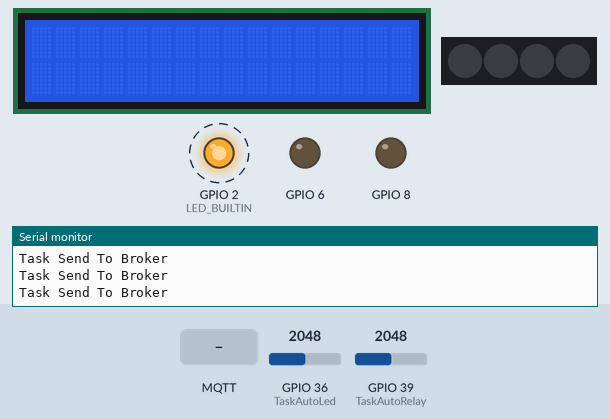
This sketch was run on a simulated ESP32. On the bench: 16×2 character LCD, 4 RGB LEDs in strip order, left to right, output pins drawn as LEDs (lit = HIGH), the last lines printed to the serial monitor. Dashed ring = blinking. The inputs (shaded band) are chosen by the test bench; at power-on: GPIO 36 (TaskAutoLed) = 2048, GPIO 39 (TaskAutoRelay) = 2048. WiFi joins after 1.5 s; servers stay silent unless stated; no MQTT or app messages arrive unless stated.

Above: at 2.55 s.
2.9 s: GPIO 36 (TaskAutoLed) set to 1033
4.8 s: GPIO 36 (TaskAutoLed) set to 967
At 5.83 s:
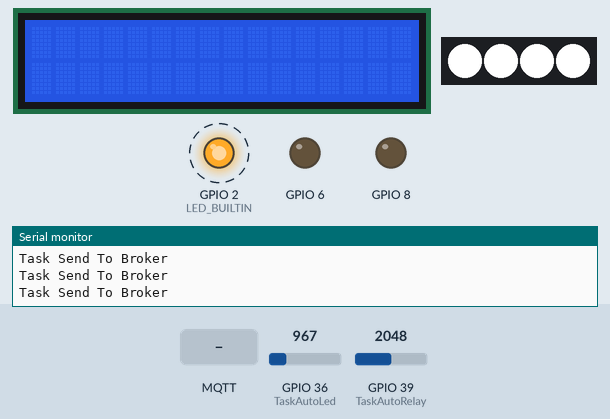
7.8 s: GPIO 39 (TaskAutoRelay) set to 56
11.3 s: GPIO 39 (TaskAutoRelay) set to 46
At 12.81 s:
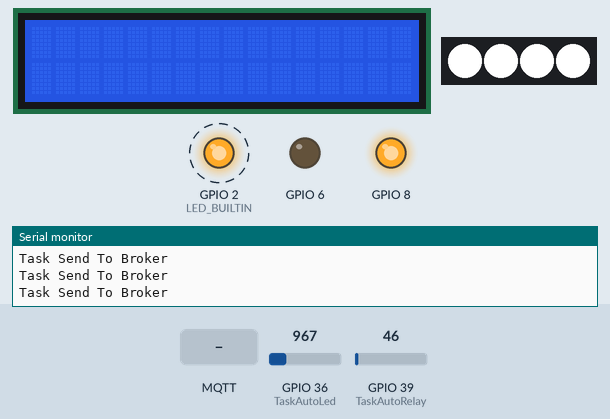
13.9 s: MQTT message "On" arrives on the first subscribed topic
At 14.12 s:
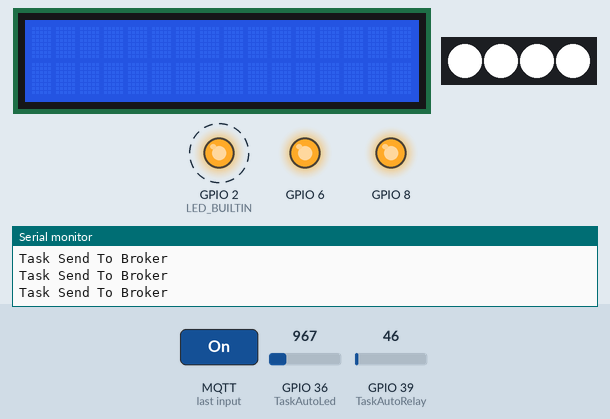
16.1 s: GPIO 39 (TaskAutoRelay) set to 450
17.6 s: GPIO 39 (TaskAutoRelay) set to 545
At 20.19 s:
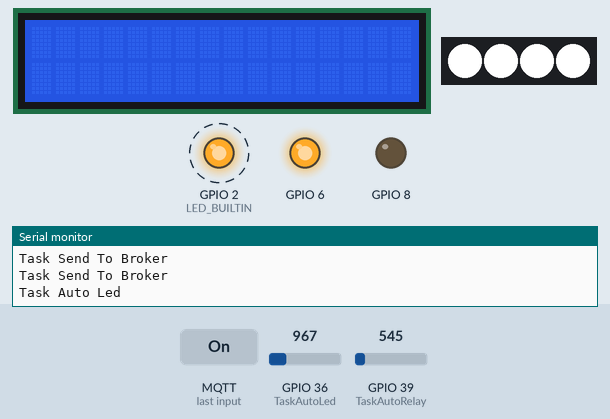
Timing chart, 0 to 21.1 s (numbered marks = the images above; inputs shaded):
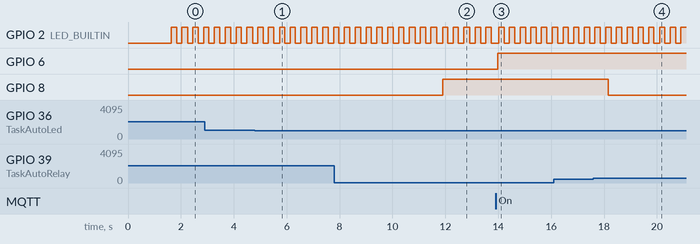

The sketch:

0_MQTT_0.ino
```cpp
/*
 * This ESP32 code is created by esp32io.com
 *
 * This ESP32 code is released in the public domain
 *
 * For more detail (instruction and wiring diagram), visit https://esp32io.com/tutorials/esp32-mqtt
 */

#include <WiFi.h>
#include <MQTTClient.h>
#include <ArduinoJson.h>
#include "DHT20.h"
#include "LiquidCrystal_I2C.h";
#include <Adafruit_NeoPixel.h>

#define CLIENT_ID "npd"  // CHANGE IT AS YOU DESIRE

DHT20 dht;
LiquidCrystal_I2C lcd(0x21,16,2);
Adafruit_NeoPixel rgb(4, D3, NEO_GRB + NEO_KHZ800);

const char WIFI_SSID[] = "ACLAB";              // CHANGE TO YOUR WIFI SSID
const char WIFI_PASSWORD[] = "ACLAB2023";           // CHANGE TO YOUR WIFI PASSWORD
const char MQTT_BROKER_ADRRESS[] = "broker.hivemq.com";  // CHANGE TO MQTT BROKER'S IP ADDRESS
const int MQTT_PORT = 1883;
const char MQTT_USERNAME[] = "";  // CHANGE IT IF REQUIRED
const char MQTT_PASSWORD[] = "";  // CHANGE IT IF REQUIRED

// The MQTT topics that this device should publish/subscribe
#define PUBLISH_TOPIC "esp32-001/send"
#define SUBSCRIBE_TOPIC "esp32-001/receive"

#define PUBLISH_INTERVAL 5000  // 4 seconds

WiFiClient network;
MQTTClient mqtt = MQTTClient(256);

unsigned long lastPublishTime = 0;
StaticJsonDocument<200> message;
char messageBuffer[512];

void TaskBlink(void* params);
void TaskAutoRelay(void* params);
void TaskAutoLed(void* params);
void TaskSendToBroker(void* params);

void setup() {
  Serial.begin(9600);
  WiFi.mode(WIFI_STA);
  WiFi.begin(WIFI_SSID, WIFI_PASSWORD);

  Serial.println("ESP32 - Connecting to Wi-Fi");

  while (WiFi.status() != WL_CONNECTED) {
    delay(500);
    Serial.print(".");
  }
  Serial.println();

  connectToMQTT();

  lcd.init();
  lcd.backlight();

  rgb.begin();

  pinMode(D5, OUTPUT);
  xTaskCreate( TaskBlink, "Task Blink" ,2048  ,NULL  ,2 , NULL);
  xTaskCreate( TaskAutoRelay, "Task Auto Relay" ,2048  ,NULL  ,2 , NULL);
  xTaskCreate( TaskAutoLed, "Task Auto Led" ,2048  ,NULL  ,2 , NULL);
  xTaskCreate( TaskSendToBroker, "Task Send To Broker" ,4096  ,NULL  ,2 , NULL);
}

void loop() {
}

void connectToMQTT() {
  // Connect to the MQTT broker
  mqtt.begin(MQTT_BROKER_ADRRESS, MQTT_PORT, network);

  // Create a handler for incoming messages
  mqtt.onMessage(messageHandler);

  Serial.print("ESP32 - Connecting to MQTT broker");

  while (!mqtt.connect(CLIENT_ID, MQTT_USERNAME, MQTT_PASSWORD)) {
    Serial.print(".");
    delay(100);
  }
  Serial.println();

  if (!mqtt.connected()) {
    Serial.println("ESP32 - MQTT broker Timeout!");
    return;
  }

  // Subscribe to a topic, the incoming messages are processed by messageHandler() function
  if (mqtt.subscribe(SUBSCRIBE_TOPIC))
    Serial.print("ESP32 - Subscribed to the topic: ");
  else
    Serial.print("ESP32 - Failed to subscribe to the topic: ");

  Serial.println(SUBSCRIBE_TOPIC);
  Serial.println("ESP32  - MQTT broker Connected!");
}

void messageHandler(String &topic, String &payload) {
  Serial.println("ESP32 - received from MQTT:");
  Serial.println("- topic: " + topic);
  Serial.println("- payload:");
  Serial.println(payload);
  if (payload == "On" || payload == "on") {
    analogWrite(D5, 255);
  }
  if (payload == "Off" || payload == "off") {
    analogWrite(D5, 0);
  }
}

void TaskBlink(void *pvParameters) {  // This is a task.
  pinMode(LED_BUILTIN, OUTPUT);

  while(1) {
    digitalWrite(LED_BUILTIN, HIGH);  // turn the LED ON
    delay(200);
    digitalWrite(LED_BUILTIN, LOW);  // turn the LED OFF
    delay(200);
  }
}

void TaskAutoRelay(void* params) {
  pinMode(D9, OUTPUT);

  while(1) {
    Serial.println("Task Auto Relay: " + analogRead(A3));

    if (analogRead(A3) > 500) {
      digitalWrite(D9, LOW);
    }

    if (analogRead(A3) < 50) {
      digitalWrite(D9, HIGH);
    }

    delay(1000);
  }
}

void TaskAutoLed(void* params) {
  pinMode(A0, INPUT);

  while(1) {
    Serial.println("Task Auto Led");

    int sensorValue = analogRead(A0);
    if (sensorValue > 1000) {
      rgb.setPixelColor(0, rgb.Color(0,0,0));
      rgb.setPixelColor(1, rgb.Color(0,0,0));
      rgb.setPixelColor(2, rgb.Color(0,0,0));
      rgb.setPixelColor(3, rgb.Color(0,0,0));
      rgb.show();
    }
    if (sensorValue < 999) {
      rgb.setPixelColor(0, rgb.Color(255,255,255));
      rgb.setPixelColor(1, rgb.Color(255,255,255));
      rgb.setPixelColor(2, rgb.Color(255,255,255));
      rgb.setPixelColor(3, rgb.Color(255,255,255));
      rgb.show();
    }

    delay(1000);
  }
}

void TaskSendToBroker(void* params) {
  while(1) {
    Serial.println("Task Send To Broker");
    mqtt.loop();
    delay(10);
  }
}

void sendToMQTT() {
  dht.read();
  lcd.clear();
  lcd.setCursor(0,0);
  lcd.print(dht.getTemperature());
  lcd.setCursor(0,1);
  lcd.print(dht.getHumidity());
  message["temp"] = dht.getTemperature();  // Or you can read data from other sensors
  message["humi"] = dht.getHumidity();
  serializeJson(message, messageBuffer);

  mqtt.publish(PUBLISH_TOPIC, messageBuffer);

  Serial.println("ESP32 - sent to MQTT:");
  Serial.print("- topic: ");
  Serial.println(PUBLISH_TOPIC);
  Serial.print("- payload:");
  Serial.println(messageBuffer);
}
```

Measured:
- the behaviour switches between 999 and 998 on GPIO 36 (TaskAutoLed) (found by bisection; images 0 and 1)
- the behaviour switches between 50 and 49 on GPIO 39 (TaskAutoRelay) (found by bisection; images 1 and 2)
- the behaviour switches between 500 and 501 on GPIO 39 (TaskAutoRelay) (found by bisection; images 3 and 4)
- after the input at 11.3 s, GPIO 8: LOW → HIGH after 0.59 s
- after the input at 13.9 s, GPIO 6: LOW → HIGH after 0.09 s
- after the input at 17.6 s, GPIO 8: HIGH → LOW after 0.55 s
- by itself, GPIO 2 (LED_BUILTIN): alternates HIGH for 0.20 s and LOW for 0.20 s
